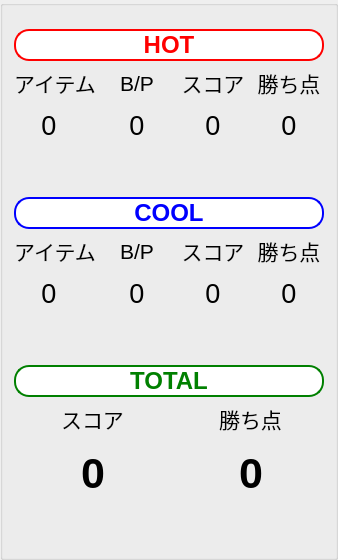
         <widget class="QGroupBox" name="groupBoxB">
          <property name="maximumSize">
           <size>
            <width>400</width>
            <height>16777215</height>
           </size>
          </property>
          <layout class="QVBoxLayout" name="verticalLayout_3">
           <item>
            <layout class="QGridLayout" name="gridLayout_6">
             <property name="topMargin">
              <number>12</number>
             </property>
             <item row="6" column="0">
              <widget class="DynamicallyLabel" name="item_2_B">
               <property name="minimumSize">
                <size>
                 <width>70</width>
                 <height>40</height>
                </size>
               </property>
               <property name="maximumSize">
                <size>
                 <width>70</width>
                 <height>40</height>
                </size>
               </property>
               <property name="font">
                <font>
                 <pointsize>20</pointsize>
                </font>
               </property>
               <property name="styleSheet">
                <string notr="true"/>
               </property>
               <property name="text">
                <string>0</string>
               </property>
               <property name="scaledContents">
                <bool>true</bool>
               </property>
               <property name="alignment">
                <set>Qt::AlignCenter</set>
               </property>
              </widget>
             </item>
             <item row="8" column="0" colspan="4">
              <widget class="QLabel" name="total_label_B">
               <property name="maximumSize">
                <size>
                 <width>16777215</width>
                 <height>40</height>
                </size>
               </property>
               <property name="font">
                <font>
                 <pointsize>18</pointsize>
                 <bold>true</bold>
                </font>
               </property>
               <property name="styleSheet">
                <string notr="true">border-radius: 15px;border:2px solid green;color:green;background-color:white;</string>
               </property>
               <property name="text">
                <string>TOTAL</string>
               </property>
               <property name="alignment">
                <set>Qt::AlignCenter</set>
               </property>
              </widget>
             </item>
             <item row="10" column="0" colspan="2" alignment="Qt::AlignHCenter">
              <widget class="DynamicallyLabel" name="score_total_B">
               <property name="minimumSize">
                <size>
                 <width>140</width>
                 <height>65</height>
                </size>
               </property>
               <property name="maximumSize">
                <size>
                 <width>140</width>
                 <height>65</height>
                </size>
               </property>
               <property name="font">
                <font>
                 <family>Yu Gothic UI</family>
                 <pointsize>32</pointsize>
                 <bold>true</bold>
                </font>
               </property>
               <property name="text">
                <string>0</string>
               </property>
               <property name="scaledContents">
                <bool>true</bool>
               </property>
               <property name="alignment">
                <set>Qt::AlignCenter</set>
               </property>
              </widget>
             </item>
             <item row="5" column="0">
              <widget class="QLabel" name="item_label_B2">
               <property name="maximumSize">
                <size>
                 <width>84</width>
                 <height>16777215</height>
                </size>
               </property>
               <property name="font">
                <font>
                 <pointsize>16</pointsize>
                </font>
               </property>
               <property name="styleSheet">
                <string notr="true"/>
               </property>
               <property name="text">
                <string>アイテム</string>
               </property>
               <property name="alignment">
                <set>Qt::AlignCenter</set>
               </property>
              </widget>
             </item>
             <item row="7" column="1">
              <widget class="QLabel" name="reason_2_B">
               <property name="minimumSize">
                <size>
                 <width>70</width>
                 <height>40</height>
                </size>
               </property>
               <property name="maximumSize">
                <size>
                 <width>70</width>
                 <height>40</height>
                </size>
               </property>
               <property name="font">
                <font>
                 <pointsize>14</pointsize>
                </font>
               </property>
               <property name="styleSheet">
                <string notr="true"/>
               </property>
               <property name="text">
                <string/>
               </property>
               <property name="alignment">
                <set>Qt::AlignHCenter|Qt::AlignTop</set>
               </property>
              </widget>
             </item>
             <item row="2" column="1">
              <widget class="DynamicallyLabel" name="bonus_1_B">
               <property name="minimumSize">
                <size>
                 <width>70</width>
                 <height>40</height>
                </size>
               </property>
               <property name="maximumSize">
                <size>
                 <width>70</width>
                 <height>40</height>
                </size>
               </property>
               <property name="font">
                <font>
                 <pointsize>20</pointsize>
                </font>
               </property>
               <property name="text">
                <string>0</string>
               </property>
               <property name="scaledContents">
                <bool>true</bool>
               </property>
               <property name="alignment">
                <set>Qt::AlignCenter</set>
               </property>
              </widget>
             </item>
             <item row="6" column="2">
              <widget class="DynamicallyLabel" name="score_2_B">
               <property name="minimumSize">
                <size>
                 <width>70</width>
                 <height>40</height>
                </size>
               </property>
               <property name="maximumSize">
                <size>
                 <width>70</width>
                 <height>40</height>
                </size>
               </property>
               <property name="font">
                <font>
                 <pointsize>20</pointsize>
                </font>
               </property>
               <property name="styleSheet">
                <string notr="true"/>
               </property>
               <property name="text">
                <string>0</string>
               </property>
               <property name="scaledContents">
                <bool>true</bool>
               </property>
               <property name="alignment">
                <set>Qt::AlignCenter</set>
               </property>
              </widget>
             </item>
             <item row="1" column="2">
              <widget class="QLabel" name="score_label_B1">
               <property name="maximumSize">
                <size>
                 <width>84</width>
                 <height>16777215</height>
                </size>
               </property>
               <property name="font">
                <font>
                 <pointsize>16</pointsize>
                </font>
               </property>
               <property name="styleSheet">
                <string notr="true"/>
               </property>
               <property name="text">
                <string>スコア</string>
               </property>
               <property name="alignment">
                <set>Qt::AlignCenter</set>
               </property>
              </widget>
             </item>
             <item row="5" column="1">
              <widget class="QLabel" name="bonus_label_B2">
               <property name="maximumSize">
                <size>
                 <width>84</width>
                 <height>16777215</height>
                </size>
               </property>
               <property name="font">
                <font>
                 <pointsize>16</pointsize>
                </font>
               </property>
               <property name="styleSheet">
                <string notr="true"/>
               </property>
               <property name="text">
                <string>B/P</string>
               </property>
               <property name="alignment">
                <set>Qt::AlignCenter</set>
               </property>
              </widget>
             </item>
             <item row="1" column="3">
              <widget class="QLabel" name="result_label_B1">
               <property name="maximumSize">
                <size>
                 <width>84</width>
                 <height>16777215</height>
                </size>
               </property>
               <property name="font">
                <font>
                 <pointsize>16</pointsize>
                </font>
               </property>
               <property name="styleSheet">
                <string notr="true"/>
               </property>
               <property name="text">
                <string>勝ち点</string>
               </property>
               <property name="alignment">
                <set>Qt::AlignCenter</set>
               </property>
              </widget>
             </item>
             <item row="10" column="2" colspan="2" alignment="Qt::AlignHCenter">
              <widget class="DynamicallyLabel" name="result_B">
               <property name="minimumSize">
                <size>
                 <width>140</width>
                 <height>65</height>
                </size>
               </property>
               <property name="maximumSize">
                <size>
                 <width>140</width>
                 <height>65</height>
                </size>
               </property>
               <property name="font">
                <font>
                 <family>Yu Gothic UI</family>
                 <pointsize>32</pointsize>
                 <bold>true</bold>
                </font>
               </property>
               <property name="text">
                <string>0</string>
               </property>
               <property name="scaledContents">
                <bool>true</bool>
               </property>
               <property name="alignment">
                <set>Qt::AlignCenter</set>
               </property>
              </widget>
             </item>
             <item row="5" column="2">
              <widget class="QLabel" name="score_label_B2">
               <property name="maximumSize">
                <size>
                 <width>84</width>
                 <height>16777215</height>
                </size>
               </property>
               <property name="font">
                <font>
                 <pointsize>16</pointsize>
                </font>
               </property>
               <property name="styleSheet">
                <string notr="true"/>
               </property>
               <property name="text">
                <string>スコア</string>
               </property>
               <property name="alignment">
                <set>Qt::AlignCenter</set>
               </property>
              </widget>
             </item>
             <item row="6" column="3">
              <widget class="DynamicallyLabel" name="result_2_B">
               <property name="minimumSize">
                <size>
                 <width>70</width>
                 <height>40</height>
                </size>
               </property>
               <property name="maximumSize">
                <size>
                 <width>70</width>
                 <height>40</height>
                </size>
               </property>
               <property name="font">
                <font>
                 <pointsize>20</pointsize>
                </font>
               </property>
               <property name="styleSheet">
                <string notr="true"/>
               </property>
               <property name="text">
                <string>0</string>
               </property>
               <property name="scaledContents">
                <bool>true</bool>
               </property>
               <property name="alignment">
                <set>Qt::AlignCenter</set>
               </property>
              </widget>
             </item>
             <item row="1" column="0">
              <widget class="QLabel" name="item_label_B1">
               <property name="maximumSize">
                <size>
                 <width>84</width>
                 <height>16777215</height>
                </size>
               </property>
               <property name="font">
                <font>
                 <pointsize>16</pointsize>
                </font>
               </property>
               <property name="styleSheet">
                <string notr="true"/>
               </property>
               <property name="text">
                <string>アイテム</string>
               </property>
               <property name="alignment">
                <set>Qt::AlignCenter</set>
               </property>
              </widget>
             </item>
             <item row="2" column="0">
              <widget class="DynamicallyLabel" name="item_1_B">
               <property name="minimumSize">
                <size>
                 <width>70</width>
                 <height>40</height>
                </size>
               </property>
               <property name="maximumSize">
                <size>
                 <width>70</width>
                 <height>40</height>
                </size>
               </property>
               <property name="font">
                <font>
                 <pointsize>20</pointsize>
                </font>
               </property>
               <property name="text">
                <string>0</string>
               </property>
               <property name="scaledContents">
                <bool>true</bool>
               </property>
               <property name="alignment">
                <set>Qt::AlignCenter</set>
               </property>
              </widget>
             </item>
             <item row="4" column="0" colspan="4">
              <widget class="QLabel" name="COOL_label_B">
               <property name="maximumSize">
                <size>
                 <width>16777215</width>
                 <height>40</height>
                </size>
               </property>
               <property name="font">
                <font>
                 <pointsize>18</pointsize>
                 <bold>true</bold>
                </font>
               </property>
               <property name="styleSheet">
                <string notr="true">border-radius: 15px;border:2px solid blue;color:blue;background-color:white;</string>
               </property>
               <property name="text">
                <string>COOL</string>
               </property>
               <property name="alignment">
                <set>Qt::AlignCenter</set>
               </property>
              </widget>
             </item>
             <item row="2" column="2">
              <widget class="DynamicallyLabel" name="score_1_B">
               <property name="minimumSize">
                <size>
                 <width>70</width>
                 <height>40</height>
                </size>
               </property>
               <property name="maximumSize">
                <size>
                 <width>70</width>
                 <height>40</height>
                </size>
               </property>
               <property name="font">
                <font>
                 <pointsize>20</pointsize>
                </font>
               </property>
               <property name="text">
                <string>0</string>
               </property>
               <property name="scaledContents">
                <bool>true</bool>
               </property>
               <property name="alignment">
                <set>Qt::AlignCenter</set>
               </property>
              </widget>
             </item>
             <item row="3" column="1">
              <widget class="QLabel" name="reason_1_B">
               <property name="minimumSize">
                <size>
                 <width>70</width>
                 <height>40</height>
                </size>
               </property>
               <property name="maximumSize">
                <size>
                 <width>70</width>
                 <height>40</height>
                </size>
               </property>
               <property name="font">
                <font>
                 <pointsize>14</pointsize>
                </font>
               </property>
               <property name="text">
                <string/>
               </property>
               <property name="alignment">
                <set>Qt::AlignHCenter|Qt::AlignTop</set>
               </property>
              </widget>
             </item>
             <item row="2" column="3">
              <widget class="DynamicallyLabel" name="result_1_B">
               <property name="minimumSize">
                <size>
                 <width>70</width>
                 <height>40</height>
                </size>
               </property>
               <property name="maximumSize">
                <size>
                 <width>70</width>
                 <height>40</height>
                </size>
               </property>
               <property name="font">
                <font>
                 <pointsize>20</pointsize>
                </font>
               </property>
               <property name="text">
                <string>0</string>
               </property>
               <property name="scaledContents">
                <bool>true</bool>
               </property>
               <property name="alignment">
                <set>Qt::AlignCenter</set>
               </property>
              </widget>
             </item>
             <item row="6" column="1">
              <widget class="DynamicallyLabel" name="bonus_2_B">
               <property name="minimumSize">
                <size>
                 <width>70</width>
                 <height>40</height>
                </size>
               </property>
               <property name="maximumSize">
                <size>
                 <width>70</width>
                 <height>40</height>
                </size>
               </property>
               <property name="font">
                <font>
                 <pointsize>20</pointsize>
                </font>
               </property>
               <property name="styleSheet">
                <string notr="true"/>
               </property>
               <property name="text">
                <string>0</string>
               </property>
               <property name="scaledContents">
                <bool>true</bool>
               </property>
               <property name="alignment">
                <set>Qt::AlignCenter</set>
               </property>
              </widget>
             </item>
             <item row="0" column="0" colspan="4">
              <widget class="QLabel" name="HOT_label_B">
               <property name="maximumSize">
                <size>
                 <width>16777215</width>
                 <height>40</height>
                </size>
               </property>
               <property name="font">
                <font>
                 <pointsize>18</pointsize>
                 <bold>true</bold>
                </font>
               </property>
               <property name="styleSheet">
                <string notr="true">border-radius: 15px;border:2px solid red;color:red;background-color:white;</string>
               </property>
               <property name="text">
                <string>HOT</string>
               </property>
               <property name="alignment">
                <set>Qt::AlignCenter</set>
               </property>
              </widget>
             </item>
             <item row="1" column="1">
              <widget class="QLabel" name="bonus_label_B1">
               <property name="maximumSize">
                <size>
                 <width>84</width>
                 <height>16777215</height>
                </size>
               </property>
               <property name="font">
                <font>
                 <pointsize>16</pointsize>
                </font>
               </property>
               <property name="styleSheet">
                <string notr="true"/>
               </property>
               <property name="text">
                <string>B/P</string>
               </property>
               <property name="alignment">
                <set>Qt::AlignCenter</set>
               </property>
              </widget>
             </item>
             <item row="5" column="3">
              <widget class="QLabel" name="result_label_B2">
               <property name="maximumSize">
                <size>
                 <width>84</width>
                 <height>16777215</height>
                </size>
               </property>
               <property name="font">
                <font>
                 <pointsize>16</pointsize>
                </font>
               </property>
               <property name="styleSheet">
                <string notr="true"/>
               </property>
               <property name="text">
                <string>勝ち点</string>
               </property>
               <property name="alignment">
                <set>Qt::AlignCenter</set>
               </property>
              </widget>
             </item>
             <item row="9" column="2" colspan="2" alignment="Qt::AlignHCenter">
              <widget class="QLabel" name="result_label_B">
               <property name="maximumSize">
                <size>
                 <width>84</width>
                 <height>16777215</height>
                </size>
               </property>
               <property name="font">
                <font>
                 <pointsize>16</pointsize>
                </font>
               </property>
               <property name="styleSheet">
                <string notr="true"/>
               </property>
               <property name="text">
                <string>勝ち点</string>
               </property>
               <property name="alignment">
                <set>Qt::AlignCenter</set>
               </property>
              </widget>
             </item>
             <item row="9" column="0" colspan="2" alignment="Qt::AlignHCenter">
              <widget class="QLabel" name="score_label_B">
               <property name="maximumSize">
                <size>
                 <width>84</width>
                 <height>16777215</height>
                </size>
               </property>
               <property name="font">
                <font>
                 <pointsize>16</pointsize>
                </font>
               </property>
               <property name="styleSheet">
                <string notr="true"/>
               </property>
               <property name="text">
                <string>スコア</string>
               </property>
               <property name="alignment">
                <set>Qt::AlignCenter</set>
               </property>
              </widget>
             </item>
            </layout>
           </item>
           <item>
            <spacer name="verticalSpacer_2">
             <property name="orientation">
              <enum>Qt::Vertical</enum>
             </property>
             <property name="sizeHint" stdset="0">
              <size>
               <width>20</width>
               <height>40</height>
              </size>
             </property>
            </spacer>
           </item>
          </layout>
         </widget>
